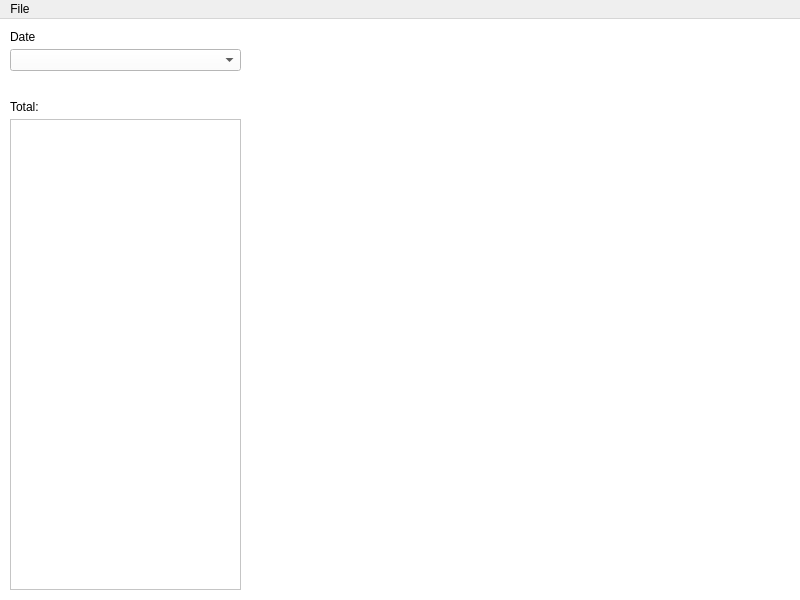
<?xml version="1.0" encoding="UTF-8"?>
<ui version="4.0">
 <class>MainWindow</class>
 <widget class="QMainWindow" name="MainWindow">
  <property name="geometry">
   <rect>
    <x>0</x>
    <y>0</y>
    <width>800</width>
    <height>600</height>
   </rect>
  </property>
  <property name="windowTitle">
   <string>MainWindow</string>
  </property>
  <widget class="QWidget" name="centralwidget">
   <property name="styleSheet">
    <string notr="true">background-color: white;</string>
   </property>
   <widget class="QWidget" name="mpl_linegraph" native="true">
    <property name="geometry">
     <rect>
      <x>270</x>
      <y>0</y>
      <width>521</width>
      <height>351</height>
     </rect>
    </property>
   </widget>
   <widget class="QWidget" name="mpl_bargraph" native="true">
    <property name="geometry">
     <rect>
      <x>270</x>
      <y>350</y>
      <width>521</width>
      <height>221</height>
     </rect>
    </property>
   </widget>
   <widget class="QLabel" name="lbl_date">
    <property name="geometry">
     <rect>
      <x>10</x>
      <y>10</y>
      <width>231</width>
      <height>16</height>
     </rect>
    </property>
    <property name="text">
     <string>Date</string>
    </property>
   </widget>
   <widget class="QComboBox" name="cbo_date">
    <property name="geometry">
     <rect>
      <x>10</x>
      <y>30</y>
      <width>231</width>
      <height>22</height>
     </rect>
    </property>
   </widget>
   <widget class="QLabel" name="label">
    <property name="geometry">
     <rect>
      <x>10</x>
      <y>80</y>
      <width>31</width>
      <height>16</height>
     </rect>
    </property>
    <property name="text">
     <string>Total:</string>
    </property>
   </widget>
   <widget class="QLabel" name="lbl_total">
    <property name="geometry">
     <rect>
      <x>60</x>
      <y>80</y>
      <width>181</width>
      <height>16</height>
     </rect>
    </property>
    <property name="text">
     <string/>
    </property>
   </widget>
   <widget class="QListWidget" name="lw_exspense">
    <property name="geometry">
     <rect>
      <x>10</x>
      <y>100</y>
      <width>231</width>
      <height>471</height>
     </rect>
    </property>
   </widget>
  </widget>
  <widget class="QMenuBar" name="menubar">
   <property name="geometry">
    <rect>
     <x>0</x>
     <y>0</y>
     <width>800</width>
     <height>22</height>
    </rect>
   </property>
   <widget class="QMenu" name="menuFile">
    <property name="title">
     <string>File</string>
    </property>
    <addaction name="action_add"/>
   </widget>
   <addaction name="menuFile"/>
  </widget>
  <action name="action_add">
   <property name="text">
    <string>Add</string>
   </property>
  </action>
 </widget>
 <tabstops>
  <tabstop>cbo_date</tabstop>
  <tabstop>lw_exspense</tabstop>
 </tabstops>
 <resources/>
 <connections/>
</ui>
